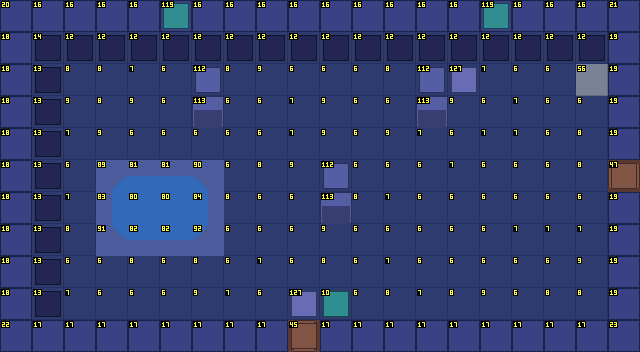

Rendered tile map (Tiled .tmx) drawn with the repository's tilesets; below, a short description and the full map source, tile grids included:
An orthogonal 20x11 tile map with 32x32 px tiles, 4 tile layers (Sol, Decor, Murs, Dessus) and 10 objects (3x Sortie, 3x Spawn, 2x Torche, Porte, Ennemi).

<map version="1.10" tiledversion="1.12.2" orientation="orthogonal" renderorder="right-down" width="20" height="11" tilewidth="32" tileheight="32" infinite="0" nextlayerid="6" nextobjectid="11">
 <properties>
  <property name="carte_x" type="int" value="1" />
  <property name="carte_y" type="int" value="3" />
  <property name="etage" value="sous_sol" />
  <property name="obscurite" value="penombre" />
 </properties>
 <tileset firstgid="1" source="../tilesets/sanctuaire_crypte.tsx" />
 <layer id="1" name="Sol" width="20" height="11">
  <data encoding="csv">
7,7,7,8,10,10,8,9,9,7,7,7,8,8,7,9,8,7,8,7,
8,10,7,8,7,9,7,9,7,7,7,7,10,7,7,7,7,9,7,8,
8,7,9,9,8,7,9,9,10,7,7,7,9,10,7,8,7,7,57,8,
7,9,10,9,10,7,9,7,7,8,10,7,7,7,10,7,8,7,7,7,
7,7,8,10,7,7,7,7,7,8,10,7,10,8,7,8,8,7,9,7,
10,9,7,90,82,82,91,7,9,10,10,7,7,7,8,7,7,7,9,8,
7,7,8,84,81,81,85,9,7,7,8,9,8,7,7,7,7,7,7,7,
7,7,9,92,83,83,93,7,7,7,10,7,7,7,7,7,8,8,8,7,
9,9,7,7,9,7,9,7,8,7,9,7,8,7,7,7,7,7,10,7,
7,7,8,7,7,7,10,8,7,10,7,7,9,8,9,10,7,9,9,8,
7,9,9,7,9,7,9,8,7,10,7,9,7,9,8,8,8,9,10,7
</data>
 </layer>
 <layer id="2" name="Decor" width="20" height="11">
  <data encoding="csv">
0,0,0,0,0,0,0,0,0,0,0,0,0,0,0,0,0,0,0,0,
0,15,13,13,13,13,13,13,13,13,13,13,13,13,13,13,13,13,13,0,
0,14,0,0,0,0,0,0,0,0,0,0,0,0,128,0,0,0,0,0,
0,14,0,0,0,0,0,0,0,0,0,0,0,0,0,0,0,0,0,0,
0,14,0,0,0,0,0,0,0,0,0,0,0,0,0,0,0,0,0,0,
0,14,0,0,0,0,0,0,0,0,0,0,0,0,0,0,0,0,0,0,
0,14,0,0,0,0,0,0,0,0,0,0,0,0,0,0,0,0,0,0,
0,14,0,0,0,0,0,0,0,0,0,0,0,0,0,0,0,0,0,0,
0,14,0,0,0,0,0,0,0,0,0,0,0,0,0,0,0,0,0,0,
0,14,0,0,0,0,0,0,0,128,11,0,0,0,0,0,0,0,0,0,
0,0,0,0,0,0,0,0,0,0,0,0,0,0,0,0,0,0,0,0
</data>
 </layer>
 <layer id="3" name="Murs" width="20" height="11">
  <data encoding="csv">
21,17,17,17,17,17,17,17,17,17,17,17,17,17,17,17,17,17,17,22,
19,0,0,0,0,0,0,0,0,0,0,0,0,0,0,0,0,0,0,20,
19,0,0,0,0,0,0,0,0,0,0,0,0,0,0,0,0,0,0,20,
19,0,0,0,0,0,114,0,0,0,0,0,0,114,0,0,0,0,0,20,
19,0,0,0,0,0,0,0,0,0,0,0,0,0,0,0,0,0,0,20,
19,0,0,0,0,0,0,0,0,0,0,0,0,0,0,0,0,0,0,44,
19,0,0,0,0,0,0,0,0,0,114,0,0,0,0,0,0,0,0,20,
19,0,0,0,0,0,0,0,0,0,0,0,0,0,0,0,0,0,0,20,
19,0,0,0,0,0,0,0,0,0,0,0,0,0,0,0,0,0,0,20,
19,0,0,0,0,0,0,0,0,0,0,0,0,0,0,0,0,0,0,20,
23,18,18,18,18,18,18,18,18,42,18,18,18,18,18,18,18,18,18,24
</data>
 </layer>
 <objectgroup id="4" name="Objets">
  <object id="1" type="Sortie" x="288" y="320" width="32" height="32">
   <properties>
    <property name="cible_carte" value="res://scenes/rooms/donjon3_salle_10_room.tscn" />
    <property name="cible_spawn" value="depuis_nord" />
    <property name="godot_node_type" value="area" />
   </properties>
  </object>
  <object id="2" type="Sortie" x="608" y="160" width="32" height="32">
   <properties>
    <property name="cible_carte" value="res://scenes/rooms/donjon3_salle_12_room.tscn" />
    <property name="cible_spawn" value="depuis_ouest" />
    <property name="godot_node_type" value="area" />
   </properties>
  </object>
  <object id="3" type="Porte" x="608" y="160" width="32" height="32">
   <properties>
    <property name="id" value="donjon3_porte_10" />
    <property name="type" value="interrupteur" />
   </properties>
  </object>
  <object id="4" type="Sortie" x="576" y="64" width="32" height="32">
   <properties>
    <property name="cible_carte" value="res://scenes/rooms/donjon3_salle_07_room.tscn" />
    <property name="cible_spawn" value="depuis_escalier" />
    <property name="transition" value="escalier" />
    <property name="godot_node_type" value="area" />
   </properties>
  </object>
  <object id="5" type="Spawn" x="304" y="272">
   <properties>
    <property name="id" value="depuis_sud" />
   </properties>
   <point />
  </object>
  <object id="6" type="Spawn" x="560" y="176">
   <properties>
    <property name="id" value="depuis_est" />
   </properties>
   <point />
  </object>
  <object id="7" type="Spawn" x="560" y="80">
   <properties>
    <property name="id" value="depuis_escalier" />
   </properties>
   <point />
  </object>
  <object id="8" type="Torche" x="176" y="80">
   <properties>
    <property name="id" value="donjon3_brasero_11" />
    <property name="etat" value="allumee" />
    <property name="permanente" type="bool" value="true" />
   </properties>
   <point />
  </object>
  <object id="9" type="Torche" x="432" y="80">
   <properties>
    <property name="id" value="donjon3_brasero_12" />
    <property name="etat" value="allumee" />
    <property name="permanente" type="bool" value="true" />
   </properties>
   <point />
  </object>
  <object id="10" type="Ennemi" x="144" y="208">
   <properties>
    <property name="type" value="tetard_encre" />
    <property name="variante" value="normal" />
   </properties>
   <point />
  </object>
 </objectgroup>
 <layer id="5" name="Dessus" width="20" height="11">
  <data encoding="csv">
0,0,0,0,0,120,0,0,0,0,0,0,0,0,0,120,0,0,0,0,
0,0,0,0,0,0,0,0,0,0,0,0,0,0,0,0,0,0,0,0,
0,0,0,0,0,0,113,0,0,0,0,0,0,113,0,0,0,0,0,0,
0,0,0,0,0,0,0,0,0,0,0,0,0,0,0,0,0,0,0,0,
0,0,0,0,0,0,0,0,0,0,0,0,0,0,0,0,0,0,0,0,
0,0,0,0,0,0,0,0,0,0,113,0,0,0,0,0,0,0,0,48,
0,0,0,0,0,0,0,0,0,0,0,0,0,0,0,0,0,0,0,0,
0,0,0,0,0,0,0,0,0,0,0,0,0,0,0,0,0,0,0,0,
0,0,0,0,0,0,0,0,0,0,0,0,0,0,0,0,0,0,0,0,
0,0,0,0,0,0,0,0,0,0,0,0,0,0,0,0,0,0,0,0,
0,0,0,0,0,0,0,0,0,46,0,0,0,0,0,0,0,0,0,0
</data>
 </layer>
</map>
